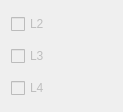
     <widget class="QWidget" name="layoutWidget">
      <property name="geometry">
       <rect>
        <x>850</x>
        <y>140</y>
        <width>103</width>
        <height>92</height>
       </rect>
      </property>
      <layout class="QVBoxLayout" name="verticalLayout_3">
       <item>
        <widget class="QCheckBox" name="checkBox_SemiAuto">
         <property name="enabled">
          <bool>false</bool>
         </property>
         <property name="sizePolicy">
          <sizepolicy hsizetype="Fixed" vsizetype="Fixed">
           <horstretch>0</horstretch>
           <verstretch>0</verstretch>
          </sizepolicy>
         </property>
         <property name="minimumSize">
          <size>
           <width>101</width>
           <height>26</height>
          </size>
         </property>
         <property name="maximumSize">
          <size>
           <width>101</width>
           <height>26</height>
          </size>
         </property>
         <property name="text">
          <string>L2</string>
         </property>
        </widget>
       </item>
       <item>
        <widget class="QCheckBox" name="checkBox_manual">
         <property name="enabled">
          <bool>false</bool>
         </property>
         <property name="sizePolicy">
          <sizepolicy hsizetype="Fixed" vsizetype="Fixed">
           <horstretch>0</horstretch>
           <verstretch>0</verstretch>
          </sizepolicy>
         </property>
         <property name="minimumSize">
          <size>
           <width>101</width>
           <height>26</height>
          </size>
         </property>
         <property name="maximumSize">
          <size>
           <width>101</width>
           <height>26</height>
          </size>
         </property>
         <property name="text">
          <string>L3</string>
         </property>
        </widget>
       </item>
       <item>
        <widget class="QCheckBox" name="checkBox_Auto">
         <property name="enabled">
          <bool>false</bool>
         </property>
         <property name="sizePolicy">
          <sizepolicy hsizetype="Fixed" vsizetype="Fixed">
           <horstretch>0</horstretch>
           <verstretch>0</verstretch>
          </sizepolicy>
         </property>
         <property name="minimumSize">
          <size>
           <width>101</width>
           <height>26</height>
          </size>
         </property>
         <property name="maximumSize">
          <size>
           <width>101</width>
           <height>26</height>
          </size>
         </property>
         <property name="text">
          <string>L4</string>
         </property>
        </widget>
       </item>
      </layout>
     </widget>
